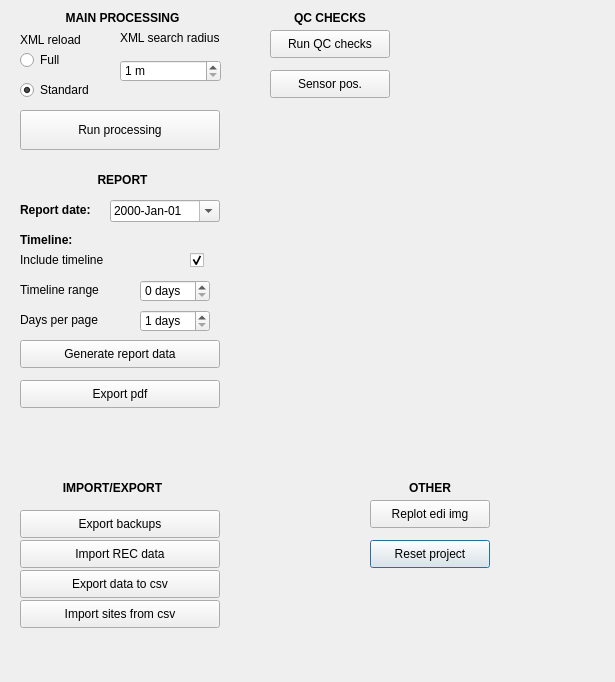
<?xml version="1.0" encoding="UTF-8"?>
<ui version="4.0">
 <class>MTSMDialogBase</class>
 <widget class="QDialog" name="MTSMDialogBase">
  <property name="geometry">
   <rect>
    <x>0</x>
    <y>0</y>
    <width>615</width>
    <height>682</height>
   </rect>
  </property>
  <property name="windowTitle">
   <string>MTSM</string>
  </property>
  <widget class="QPushButton" name="pb_clean_project">
   <property name="geometry">
    <rect>
     <x>370</x>
     <y>540</y>
     <width>120</width>
     <height>28</height>
    </rect>
   </property>
   <property name="focusPolicy">
    <enum>Qt::StrongFocus</enum>
   </property>
   <property name="toolTip">
    <string>Creates folder structure, clear databasases. Run only when starting new project or have backups.</string>
   </property>
   <property name="text">
    <string>Reset project</string>
   </property>
   <property name="autoDefault">
    <bool>true</bool>
   </property>
  </widget>
  <widget class="QPushButton" name="pb_import_rec">
   <property name="geometry">
    <rect>
     <x>20</x>
     <y>540</y>
     <width>200</width>
     <height>28</height>
    </rect>
   </property>
   <property name="focusPolicy">
    <enum>Qt::StrongFocus</enum>
   </property>
   <property name="toolTip">
    <string>Import FL and QC data from ascii backup into REC database.</string>
   </property>
   <property name="text">
    <string>Import REC data</string>
   </property>
  </widget>
  <widget class="QPushButton" name="pb_export_backup">
   <property name="geometry">
    <rect>
     <x>20</x>
     <y>510</y>
     <width>200</width>
     <height>28</height>
    </rect>
   </property>
   <property name="mouseTracking">
    <bool>false</bool>
   </property>
   <property name="focusPolicy">
    <enum>Qt::StrongFocus</enum>
   </property>
   <property name="toolTip">
    <string>Export ascii backups of REC database and ID_xml and ID_rec match from XML database.</string>
   </property>
   <property name="text">
    <string>Export backups</string>
   </property>
  </widget>
  <widget class="QRadioButton" name="rb_xml_read_full">
   <property name="geometry">
    <rect>
     <x>20</x>
     <y>50</y>
     <width>80</width>
     <height>20</height>
    </rect>
   </property>
   <property name="focusPolicy">
    <enum>Qt::StrongFocus</enum>
   </property>
   <property name="toolTip">
    <string>Full reload reads all xml data in &quot;/ts&quot; directory.</string>
   </property>
   <property name="text">
    <string>Full</string>
   </property>
   <property name="checked">
    <bool>false</bool>
   </property>
  </widget>
  <widget class="QRadioButton" name="rb_xml_read_smart">
   <property name="geometry">
    <rect>
     <x>20</x>
     <y>80</y>
     <width>80</width>
     <height>20</height>
    </rect>
   </property>
   <property name="focusPolicy">
    <enum>Qt::StrongFocus</enum>
   </property>
   <property name="toolTip">
    <string>Standard reloads only RECs with empty or Recording QC status.</string>
   </property>
   <property name="text">
    <string>Standard</string>
   </property>
   <property name="checked">
    <bool>true</bool>
   </property>
  </widget>
  <widget class="QLabel" name="lab_xml_reload">
   <property name="geometry">
    <rect>
     <x>20</x>
     <y>30</y>
     <width>71</width>
     <height>20</height>
    </rect>
   </property>
   <property name="focusPolicy">
    <enum>Qt::StrongFocus</enum>
   </property>
   <property name="layoutDirection">
    <enum>Qt::LeftToRight</enum>
   </property>
   <property name="text">
    <string>XML reload</string>
   </property>
   <property name="textFormat">
    <enum>Qt::AutoText</enum>
   </property>
   <property name="scaledContents">
    <bool>false</bool>
   </property>
   <property name="wordWrap">
    <bool>false</bool>
   </property>
  </widget>
  <widget class="QPushButton" name="pb_run_processing">
   <property name="geometry">
    <rect>
     <x>20</x>
     <y>110</y>
     <width>200</width>
     <height>40</height>
    </rect>
   </property>
   <property name="focusPolicy">
    <enum>Qt::StrongFocus</enum>
   </property>
   <property name="toolTip">
    <string>Run main proccesing. Toogle smart/full to specify XML reload type.</string>
   </property>
   <property name="text">
    <string>Run processing</string>
   </property>
  </widget>
  <widget class="QSpinBox" name="sb_radius_search">
   <property name="geometry">
    <rect>
     <x>120</x>
     <y>60</y>
     <width>101</width>
     <height>22</height>
    </rect>
   </property>
   <property name="focusPolicy">
    <enum>Qt::StrongFocus</enum>
   </property>
   <property name="toolTip">
    <string>Distance [m] from SITE location used for matching ID_xml and ID_rec.</string>
   </property>
   <property name="suffix">
    <string> m</string>
   </property>
   <property name="minimum">
    <number>1</number>
   </property>
   <property name="maximum">
    <number>999999</number>
   </property>
  </widget>
  <widget class="QLabel" name="la_searc_radius">
   <property name="geometry">
    <rect>
     <x>120</x>
     <y>30</y>
     <width>171</width>
     <height>16</height>
    </rect>
   </property>
   <property name="focusPolicy">
    <enum>Qt::StrongFocus</enum>
   </property>
   <property name="text">
    <string>XML search radius</string>
   </property>
  </widget>
  <widget class="QPushButton" name="pb_qc_checks">
   <property name="geometry">
    <rect>
     <x>270</x>
     <y>30</y>
     <width>120</width>
     <height>28</height>
    </rect>
   </property>
   <property name="toolTip">
    <string>Run QC checks</string>
   </property>
   <property name="text">
    <string>Run QC checks</string>
   </property>
  </widget>
  <widget class="QLabel" name="lab_main_proc">
   <property name="geometry">
    <rect>
     <x>10</x>
     <y>10</y>
     <width>225</width>
     <height>16</height>
    </rect>
   </property>
   <property name="font">
    <font>
     <weight>75</weight>
     <bold>true</bold>
    </font>
   </property>
   <property name="frameShape">
    <enum>QFrame::NoFrame</enum>
   </property>
   <property name="frameShadow">
    <enum>QFrame::Plain</enum>
   </property>
   <property name="text">
    <string>MAIN PROCESSING</string>
   </property>
   <property name="alignment">
    <set>Qt::AlignCenter</set>
   </property>
   <property name="wordWrap">
    <bool>false</bool>
   </property>
  </widget>
  <widget class="QLabel" name="lab_main_qc">
   <property name="geometry">
    <rect>
     <x>270</x>
     <y>10</y>
     <width>120</width>
     <height>16</height>
    </rect>
   </property>
   <property name="font">
    <font>
     <weight>75</weight>
     <bold>true</bold>
    </font>
   </property>
   <property name="frameShape">
    <enum>QFrame::NoFrame</enum>
   </property>
   <property name="frameShadow">
    <enum>QFrame::Plain</enum>
   </property>
   <property name="text">
    <string>QC CHECKS</string>
   </property>
   <property name="alignment">
    <set>Qt::AlignCenter</set>
   </property>
   <property name="wordWrap">
    <bool>false</bool>
   </property>
  </widget>
  <widget class="QLabel" name="lab_import_export">
   <property name="geometry">
    <rect>
     <x>0</x>
     <y>480</y>
     <width>225</width>
     <height>16</height>
    </rect>
   </property>
   <property name="font">
    <font>
     <weight>75</weight>
     <bold>true</bold>
    </font>
   </property>
   <property name="frameShape">
    <enum>QFrame::NoFrame</enum>
   </property>
   <property name="frameShadow">
    <enum>QFrame::Plain</enum>
   </property>
   <property name="text">
    <string>IMPORT/EXPORT</string>
   </property>
   <property name="alignment">
    <set>Qt::AlignCenter</set>
   </property>
   <property name="wordWrap">
    <bool>false</bool>
   </property>
  </widget>
  <widget class="QPushButton" name="pb_dump_to_csv">
   <property name="geometry">
    <rect>
     <x>20</x>
     <y>570</y>
     <width>200</width>
     <height>28</height>
    </rect>
   </property>
   <property name="text">
    <string>Export data to csv</string>
   </property>
  </widget>
  <widget class="QPushButton" name="pb_qc_sensor_pos">
   <property name="geometry">
    <rect>
     <x>270</x>
     <y>70</y>
     <width>120</width>
     <height>28</height>
    </rect>
   </property>
   <property name="toolTip">
    <string>Run check for sensor position inconsitencies between XML and FL data</string>
   </property>
   <property name="text">
    <string>Sensor pos.</string>
   </property>
  </widget>
  <widget class="QLabel" name="lab_other">
   <property name="geometry">
    <rect>
     <x>370</x>
     <y>480</y>
     <width>120</width>
     <height>16</height>
    </rect>
   </property>
   <property name="font">
    <font>
     <weight>75</weight>
     <bold>true</bold>
    </font>
   </property>
   <property name="frameShape">
    <enum>QFrame::NoFrame</enum>
   </property>
   <property name="frameShadow">
    <enum>QFrame::Plain</enum>
   </property>
   <property name="text">
    <string>OTHER</string>
   </property>
   <property name="alignment">
    <set>Qt::AlignCenter</set>
   </property>
   <property name="wordWrap">
    <bool>false</bool>
   </property>
  </widget>
  <widget class="QPushButton" name="pb_replot_edi">
   <property name="geometry">
    <rect>
     <x>370</x>
     <y>500</y>
     <width>120</width>
     <height>28</height>
    </rect>
   </property>
   <property name="focusPolicy">
    <enum>Qt::StrongFocus</enum>
   </property>
   <property name="toolTip">
    <string>Delete all edi png files adn replot new.</string>
   </property>
   <property name="text">
    <string>Replot edi img</string>
   </property>
   <property name="autoDefault">
    <bool>true</bool>
   </property>
  </widget>
  <widget class="QLabel" name="lab_report">
   <property name="geometry">
    <rect>
     <x>10</x>
     <y>170</y>
     <width>225</width>
     <height>20</height>
    </rect>
   </property>
   <property name="font">
    <font>
     <weight>75</weight>
     <bold>true</bold>
    </font>
   </property>
   <property name="frameShape">
    <enum>QFrame::NoFrame</enum>
   </property>
   <property name="frameShadow">
    <enum>QFrame::Plain</enum>
   </property>
   <property name="text">
    <string>REPORT</string>
   </property>
   <property name="alignment">
    <set>Qt::AlignCenter</set>
   </property>
   <property name="wordWrap">
    <bool>false</bool>
   </property>
  </widget>
  <widget class="QPushButton" name="pb_export_report">
   <property name="geometry">
    <rect>
     <x>20</x>
     <y>380</y>
     <width>200</width>
     <height>28</height>
    </rect>
   </property>
   <property name="text">
    <string>Export pdf</string>
   </property>
  </widget>
  <widget class="QCheckBox" name="cb_report_timeline">
   <property name="geometry">
    <rect>
     <x>190</x>
     <y>250</y>
     <width>20</width>
     <height>20</height>
    </rect>
   </property>
   <property name="layoutDirection">
    <enum>Qt::LeftToRight</enum>
   </property>
   <property name="text">
    <string/>
   </property>
   <property name="checked">
    <bool>true</bool>
   </property>
  </widget>
  <widget class="QLabel" name="lab_report_tl_include">
   <property name="geometry">
    <rect>
     <x>20</x>
     <y>230</y>
     <width>100</width>
     <height>20</height>
    </rect>
   </property>
   <property name="font">
    <font>
     <weight>75</weight>
     <bold>true</bold>
    </font>
   </property>
   <property name="frameShape">
    <enum>QFrame::NoFrame</enum>
   </property>
   <property name="frameShadow">
    <enum>QFrame::Plain</enum>
   </property>
   <property name="text">
    <string>Timeline:</string>
   </property>
   <property name="alignment">
    <set>Qt::AlignLeading|Qt::AlignLeft|Qt::AlignVCenter</set>
   </property>
   <property name="wordWrap">
    <bool>false</bool>
   </property>
  </widget>
  <widget class="QSpinBox" name="sb_tl_range">
   <property name="geometry">
    <rect>
     <x>140</x>
     <y>280</y>
     <width>70</width>
     <height>22</height>
    </rect>
   </property>
   <property name="focusPolicy">
    <enum>Qt::StrongFocus</enum>
   </property>
   <property name="toolTip">
    <string>Timeline range - 0=full project range</string>
   </property>
   <property name="suffix">
    <string> days</string>
   </property>
   <property name="prefix">
    <string/>
   </property>
   <property name="minimum">
    <number>0</number>
   </property>
   <property name="maximum">
    <number>999999</number>
   </property>
  </widget>
  <widget class="QSpinBox" name="sb_tl_page_range">
   <property name="geometry">
    <rect>
     <x>140</x>
     <y>310</y>
     <width>70</width>
     <height>22</height>
    </rect>
   </property>
   <property name="focusPolicy">
    <enum>Qt::StrongFocus</enum>
   </property>
   <property name="toolTip">
    <string>Days per page in timeline report</string>
   </property>
   <property name="suffix">
    <string> days</string>
   </property>
   <property name="minimum">
    <number>1</number>
   </property>
   <property name="maximum">
    <number>7</number>
   </property>
  </widget>
  <widget class="QLabel" name="lab_report_3">
   <property name="geometry">
    <rect>
     <x>20</x>
     <y>280</y>
     <width>100</width>
     <height>20</height>
    </rect>
   </property>
   <property name="font">
    <font>
     <weight>50</weight>
     <bold>false</bold>
    </font>
   </property>
   <property name="frameShape">
    <enum>QFrame::NoFrame</enum>
   </property>
   <property name="frameShadow">
    <enum>QFrame::Plain</enum>
   </property>
   <property name="text">
    <string>Timeline range</string>
   </property>
   <property name="alignment">
    <set>Qt::AlignLeading|Qt::AlignLeft|Qt::AlignVCenter</set>
   </property>
   <property name="wordWrap">
    <bool>false</bool>
   </property>
  </widget>
  <widget class="QLabel" name="lab_report_4">
   <property name="geometry">
    <rect>
     <x>20</x>
     <y>310</y>
     <width>100</width>
     <height>20</height>
    </rect>
   </property>
   <property name="font">
    <font>
     <weight>50</weight>
     <bold>false</bold>
    </font>
   </property>
   <property name="frameShape">
    <enum>QFrame::NoFrame</enum>
   </property>
   <property name="frameShadow">
    <enum>QFrame::Plain</enum>
   </property>
   <property name="text">
    <string>Days per page</string>
   </property>
   <property name="alignment">
    <set>Qt::AlignLeading|Qt::AlignLeft|Qt::AlignVCenter</set>
   </property>
   <property name="wordWrap">
    <bool>false</bool>
   </property>
  </widget>
  <widget class="QPushButton" name="pb_generate_report">
   <property name="geometry">
    <rect>
     <x>20</x>
     <y>340</y>
     <width>200</width>
     <height>28</height>
    </rect>
   </property>
   <property name="text">
    <string>Generate report data</string>
   </property>
  </widget>
  <widget class="QLabel" name="lab_report_tl_include_2">
   <property name="geometry">
    <rect>
     <x>20</x>
     <y>250</y>
     <width>100</width>
     <height>20</height>
    </rect>
   </property>
   <property name="font">
    <font>
     <weight>50</weight>
     <bold>false</bold>
    </font>
   </property>
   <property name="frameShape">
    <enum>QFrame::NoFrame</enum>
   </property>
   <property name="frameShadow">
    <enum>QFrame::Plain</enum>
   </property>
   <property name="text">
    <string>Include timeline</string>
   </property>
   <property name="alignment">
    <set>Qt::AlignLeading|Qt::AlignLeft|Qt::AlignVCenter</set>
   </property>
   <property name="wordWrap">
    <bool>false</bool>
   </property>
  </widget>
  <widget class="QDateEdit" name="de_report_date">
   <property name="geometry">
    <rect>
     <x>110</x>
     <y>200</y>
     <width>110</width>
     <height>22</height>
    </rect>
   </property>
   <property name="displayFormat">
    <string>yyyy-MMM-dd</string>
   </property>
   <property name="calendarPopup">
    <bool>true</bool>
   </property>
  </widget>
  <widget class="QLabel" name="lab_report_tl_include_3">
   <property name="geometry">
    <rect>
     <x>20</x>
     <y>200</y>
     <width>100</width>
     <height>20</height>
    </rect>
   </property>
   <property name="font">
    <font>
     <weight>75</weight>
     <bold>true</bold>
    </font>
   </property>
   <property name="frameShape">
    <enum>QFrame::NoFrame</enum>
   </property>
   <property name="frameShadow">
    <enum>QFrame::Plain</enum>
   </property>
   <property name="text">
    <string>Report date:</string>
   </property>
   <property name="alignment">
    <set>Qt::AlignLeading|Qt::AlignLeft|Qt::AlignVCenter</set>
   </property>
   <property name="wordWrap">
    <bool>false</bool>
   </property>
  </widget>
  <widget class="QPushButton" name="pb_import_sites_csv">
   <property name="geometry">
    <rect>
     <x>20</x>
     <y>600</y>
     <width>200</width>
     <height>28</height>
    </rect>
   </property>
   <property name="focusPolicy">
    <enum>Qt::StrongFocus</enum>
   </property>
   <property name="toolTip">
    <string>Import FL and QC data from ascii backup into REC database.</string>
   </property>
   <property name="text">
    <string>Import sites from csv</string>
   </property>
  </widget>
 </widget>
 <resources/>
 <connections/>
</ui>
